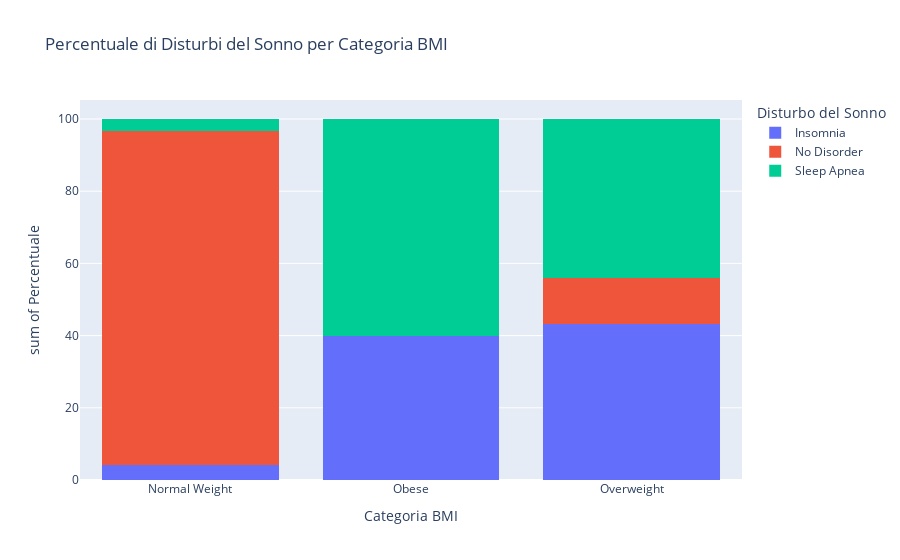

Source (notebook cell):
### Code cell
fig = px.histogram(
    bmi_percent,
    x="BMI Category",
    y="Percentage",
    color="Sleep Disorder",
    title="Percentuale di Disturbi del Sonno per Categoria BMI",
    labels={"BMI Category": "Categoria BMI", "Percentage": "Percentuale", "Sleep Disorder": "Disturbo del Sonno"},
    barmode="stack"  # Stack delle barre per mostrare la somma al 100%
)

fig.show()

### Figure 1 — Plotly figure (JSON) as saved in the notebook; plotly's stock layout.template omitted (floating-point values rounded to 4 significant figures)
{"data": [{"bingroup": "x", "histfunc": "sum", "hovertemplate": "Disturbo del Sonno=Insomnia<br>Categoria BMI=%{x}<br>sum of Percentuale=%{y}<extra></extra>", "legendgroup": "Insomnia", "marker": {"color": "#636efa", "pattern": {"shape": ""}}, "name": "Insomnia", "orientation": "v", "showlegend": true, "type": "histogram", "x": ["Normal Weight", "Obese", "Overweight"], "xaxis": "x", "y": [4.167, 40.0, 43.24], "yaxis": "y"}, {"bingroup": "x", "histfunc": "sum", "hovertemplate": "Disturbo del Sonno=No Disorder<br>Categoria BMI=%{x}<br>sum of Percentuale=%{y}<extra></extra>", "legendgroup": "No Disorder", "marker": {"color": "#EF553B", "pattern": {"shape": ""}}, "name": "No Disorder", "orientation": "v", "showlegend": true, "type": "histogram", "x": ["Normal Weight", "Obese", "Overweight"], "xaxis": "x", "y": [92.59, 0.0, 12.84], "yaxis": "y"}, {"bingroup": "x", "histfunc": "sum", "hovertemplate": "Disturbo del Sonno=Sleep Apnea<br>Categoria BMI=%{x}<br>sum of Percentuale=%{y}<extra></extra>", "legendgroup": "Sleep Apnea", "marker": {"color": "#00cc96", "pattern": {"shape": ""}}, "name": "Sleep Apnea", "orientation": "v", "showlegend": true, "type": "histogram", "x": ["Normal Weight", "Obese", "Overweight"], "xaxis": "x", "y": [3.241, 60.0, 43.92], "yaxis": "y"}], "layout": {"barmode": "stack", "legend": {"title": {"text": "Disturbo del Sonno"}, "tracegroupgap": 0}, "title": {"text": "Percentuale di Disturbi del Sonno per Categoria BMI"}, "xaxis": {"anchor": "y", "domain": [0, 1], "title": {"text": "Categoria BMI"}}, "yaxis": {"anchor": "x", "domain": [0, 1], "title": {"text": "sum of Percentuale"}}}}
